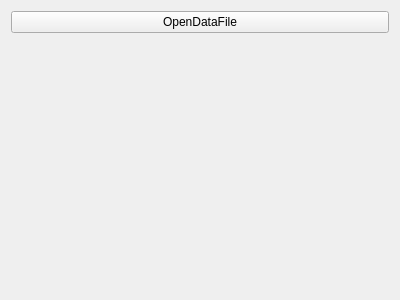
<?xml version="1.0" encoding="UTF-8"?>
<ui version="4.0">
 <class>SaveLastDrawingWidget</class>
 <widget class="QWidget" name="SaveLastDrawingWidget">
  <property name="geometry">
   <rect>
    <x>0</x>
    <y>0</y>
    <width>400</width>
    <height>300</height>
   </rect>
  </property>
  <property name="windowTitle">
   <string>Form</string>
  </property>
  <layout class="QVBoxLayout" name="verticalLayout">
   <item>
    <layout class="QVBoxLayout" name="theVerticalLayout">
     <item>
      <layout class="QHBoxLayout" name="buttonsLayout">
       <item>
        <widget class="QPushButton" name="OpenDataFileButton">
         <property name="text">
          <string>OpenDataFile</string>
         </property>
        </widget>
       </item>
      </layout>
     </item>
     <item>
      <layout class="QVBoxLayout" name="DataFileButtonsLayout"/>
     </item>
    </layout>
   </item>
   <item>
    <spacer name="verticalSpacer">
     <property name="orientation">
      <enum>Qt::Vertical</enum>
     </property>
     <property name="sizeHint" stdset="0">
      <size>
       <width>20</width>
       <height>40</height>
      </size>
     </property>
    </spacer>
   </item>
  </layout>
 </widget>
 <resources/>
 <connections/>
</ui>
